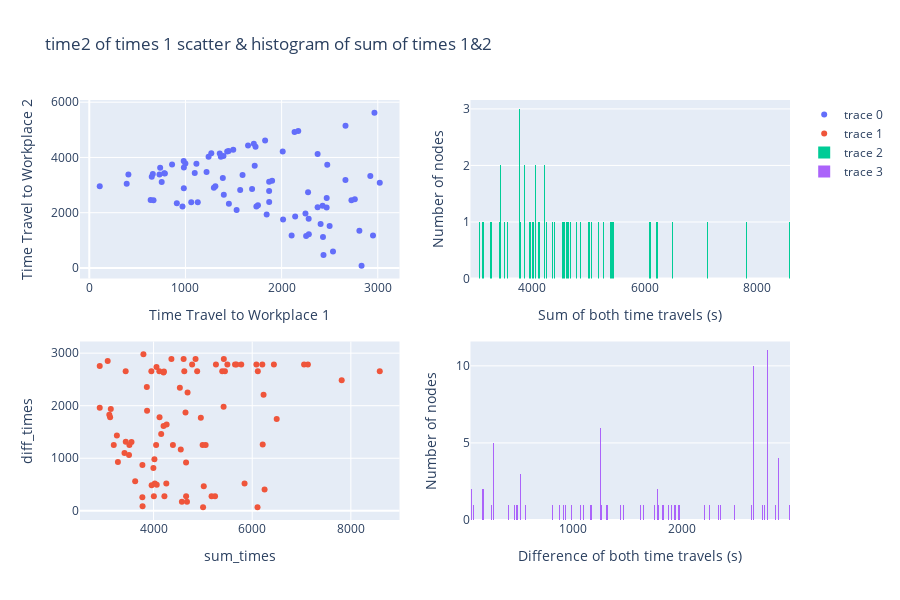

Write notebook code for a chart like this one.
### Code cell
import plotly.graph_objects as go
from plotly.subplots import make_subplots

# Create a subplot with 2 rows and 1 column
fig = make_subplots(rows=2, cols=2, shared_xaxes=False, vertical_spacing=0.15)
print(len(df['sum_times']), '&', len(df['diff_times']))
# Scatter plot
scatter_trace = go.Scatter(x=df['time_to_wpl1'], y=df['time_to_wpl2'], mode='markers')
fig.add_trace(scatter_trace, row=1, col=1)
scatter_trace2 = go.Scatter(x=df['sum_times'], y=df['diff_times'], mode='markers')
fig.add_trace(scatter_trace2, row=2, col=1)

# Histogram
histogram_trace = go.Histogram(x=df['sum_times'], nbinsx=int(df['sum_times'].max() / 10) + 1)
fig.add_trace(histogram_trace, row=1, col=2)
histogram_trace2 = go.Histogram(x=df['diff_times'], nbinsx=int(df['diff_times'].max() / 10) + 1)
fig.add_trace(histogram_trace2, row=2, col=2)

# Update layout for the scatter plot
fig.update_xaxes(title_text='Time Travel to Workplace 1', row=1, col=1)
fig.update_yaxes(title_text='Time Travel to Workplace 2', row=1, col=1)

fig.update_xaxes(title_text='sum_times', row=2, col=1)
fig.update_yaxes(title_text='diff_times', row=2, col=1)

fig.update_layout(title_text='time2 of times 1 scatter & histogram of sum of times 1&2', height=600)

# Update layout for the histogram
fig.update_xaxes(title_text='Sum of both time travels (s)', row=1, col=2)
fig.update_yaxes(title_text='Number of nodes', row=1, col=2)

fig.update_xaxes(title_text='Difference of both time travels (s)', row=2, col=2)
fig.update_yaxes(title_text='Number of nodes', row=2, col=2)
# Display the combined figure
fig.show()
